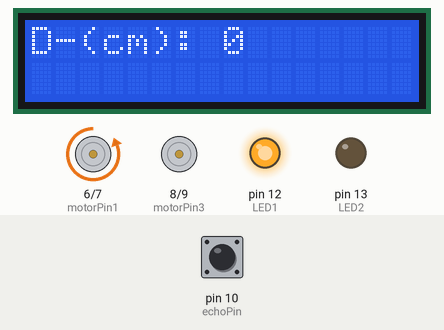
Recording of a sketch running on a simulated Arduino Uno, built with avr-gcc and run on an emulated ATmega328P. On the bench: 16×2 character LCD, motor-driver pin pairs drawn as motors (green arrow = first pin HIGH = forward, orange = second pin HIGH = backward, longer = more drive), output pins drawn as LEDs (lit = HIGH). The test bench sets the inputs (shaded band); at power-on: pin 10 (echoPin) LOW. Pins used as bus, display or sensor lines are not drawn.

Above: at 12.1 s.
12.2 s: pin 10 (echoPin) pulsed HIGH 2 times (0.12 s each, 0.3 s apart)
At 14.4 s:
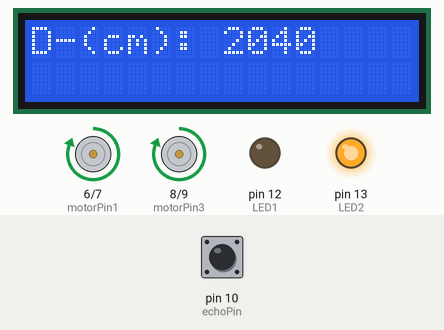
At 16.0 s:
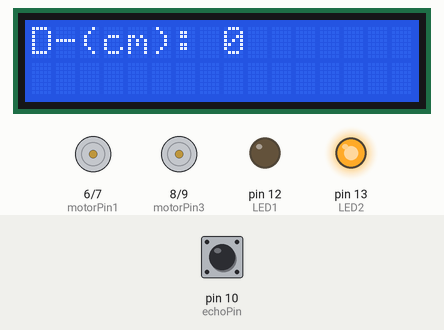
Timing chart, 0 to 23.1 s (numbered marks = the images above; inputs shaded):
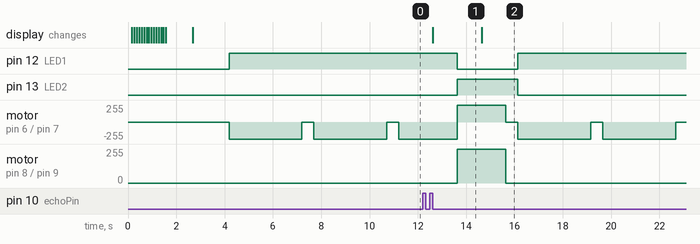

Measured:
- after the input at 12.2 s, pin 12 (LED1): HIGH → LOW after 1.4 s, → HIGH 2.5 s later; pin 13 (LED2): LOW → HIGH after 1.4 s, → LOW 2.5 s later; motor on pin 8 (motorPin3) / pin 9 (motorPin4): stopped → forward 255/255 after 1.4 s, → stopped 2.0 s later; the display: changes after 0.42 s (image 1)
- by itself, motor on pin 6 (motorPin1) / pin 7 (motorPin2): repeats every 3.5 s: stopped 0.50 s, backward 255/255 3.0 s
- what the display in image 1 shows lasts 2.0 s, from 12.6 s to 14.6 s

The sketch:

4M_ard.ino
```cpp
#include<LiquidCrystal.h>
int LED1=12;
int LED2=13;
int trigPin=11;
int echoPin=10;
long distance;
long duration;
int i;
int motorPin1=6;
int motorPin2=7;
int motorPin3=8;
int motorPin4=9;
int pc;
LiquidCrystal lcd(0,1,2,3,4,5);
void setup()
{
  pinMode(motorPin1,OUTPUT);
   pinMode(motorPin2,OUTPUT);
    pinMode(motorPin3,OUTPUT);
     pinMode(motorPin4,OUTPUT);
 lcd.begin(16,2);
  pinMode(trigPin,OUTPUT);
   pinMode(echoPin,INPUT);
    pinMode(LED1,OUTPUT);
    pinMode(LED2,OUTPUT);
    lcd.setCursor(0,0);
     lcd.print("Team 6");
       lcd.setCursor(0,1);
        lcd.print("23,24,25,26");
      for(int pc=0;pc<16;pc++)
      {
       lcd.scrollDisplayRight();
       delay(100);
      }
}

void loop()
{

  digitalWrite(trigPin, LOW);
  delay(2);
  digitalWrite(trigPin, HIGH);
  delay(10);
  digitalWrite(trigPin, LOW);
  duration = pulseIn(echoPin, HIGH);
  distance = duration*0.034/2;
  lcd.setCursor(0,0);
  lcd.clear();
  lcd.print("D-(cm): ");
  lcd.print(distance);
  delay(1000);
  if(distance<=100)
  {

     digitalWrite(motorPin1,LOW);
     digitalWrite(motorPin2,LOW);
     digitalWrite(motorPin3,LOW);
     digitalWrite(motorPin4,LOW);
     delay(500);
     digitalWrite(LED1,HIGH);
     digitalWrite(LED2,LOW);
     digitalWrite(motorPin1,LOW);
     digitalWrite(motorPin2,HIGH);
     digitalWrite(motorPin3,LOW);
     digitalWrite(motorPin4,LOW);
     delay(1000);

  }
  else
     {
     digitalWrite(motorPin1,HIGH);
     digitalWrite(motorPin2,LOW);
     digitalWrite(motorPin3,HIGH);
     digitalWrite(motorPin4,LOW);
     digitalWrite(LED1,LOW);
     digitalWrite(LED2,HIGH);
     }
}
```
